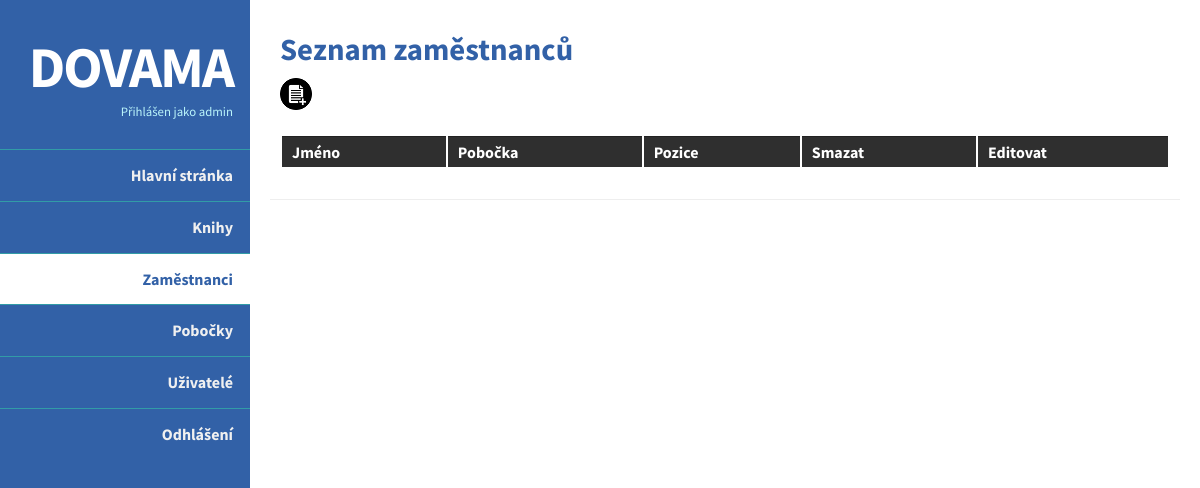
The app's page /admin.php?s=zamestnanci (signed in), older data.
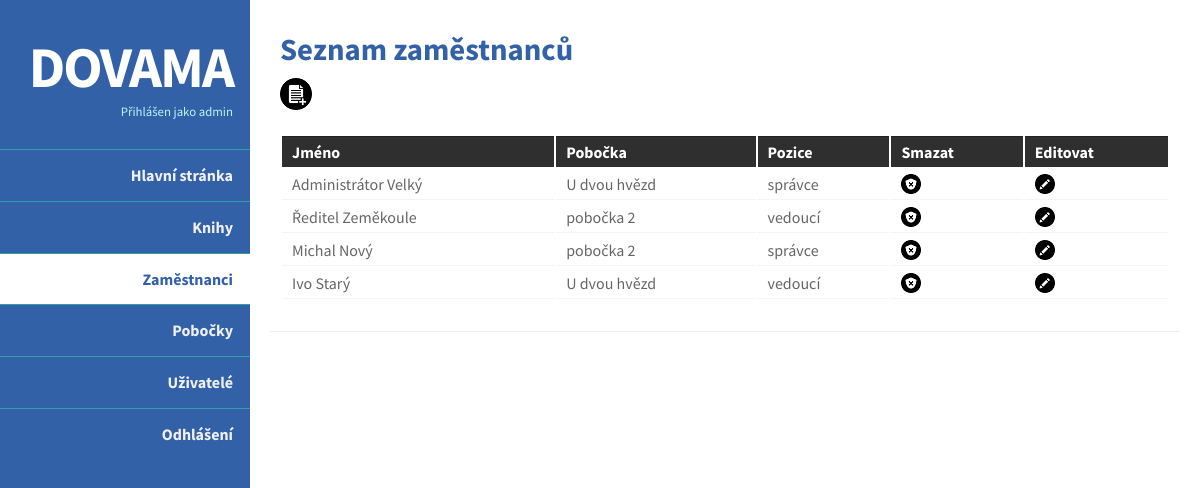
The same page, newer data.
### tables this page shows
CREATE TABLE `pobocky` (
  `id` int(11) NOT NULL,
  `jmeno_pobocky` varchar(20) NOT NULL,
  `adresa` text NOT NULL,
  `vedouci` int(11) NOT NULL
);

CREATE TABLE `zamestnanci` (
  `id` int(11) NOT NULL,
  `jmeno` varchar(100) NOT NULL,
  `pobocka` int(11) NOT NULL,
  `pozice` varchar(100) NOT NULL
);

### zamestnanci.php (the view, shortened to what this page needs)
                                                                             <article>
<h3>Seznam zaměstnanců</h3>
<?php
if($_SESSION["role"]=='3' || $_SESSION["role"]=='4'){
echo '<a href="admin.php?s=addZamestnanec"><img src="./img/pridat.png"></a>';
echo '<br><br>';
}
?>
				<table>
					<tr>
          <?php
          if($_SESSION["role"]=='1' || $_SESSION["role"]=='2'){
          }
          else{
          echo '<th>Jméno</th>';
          echo '<th>Pobočka</th>';
          echo '<th>Pozice</th>';
          echo '<th>Smazat</th>';
          echo '<th>Editovat</th>';
          }
          ?>
					</tr>
                <?php
        if($_SESSION["role"]=='1' || $_SESSION["role"]=='2'){
        echo 'Nemáte opravnění prohlížet tuto sekci.';
      }
      else
      {
              $vysledek = mysql_query("SELECT *, (pobocky.jmeno_pobocky) AS jmenoPobocky, (zamestnanci.id) AS id_zamestnance FROM pobocky, zamestnanci WHERE zamestnanci.pobocka = pobocky.id") or die(mysql_error());
      while ($zaznam = mysql_fetch_Array($vysledek)):
			echo '<tr>';
      echo '<td>'.$zaznam["jmeno"].'</td>';
      echo '<td>'.$zaznam["jmenoPobocky"].'</td>';
      echo '<td>'.$zaznam["pozice"].'</td>';
      echo '<td><a href="admin.php?s=zamestnanci&a=smaz&id='.$zaznam["id_zamestnance"].'"><img src="./img/smazat.png"></td></a>';
      echo '<td><a href="admin.php?s=editZamestnanec&id='.$zaznam["id_zamestnance"].'"><img src="./img/editovat.png"></td>';
      echo "</tr>";
			endwhile;
      }
      ?>
				</table>
</article>

Row changes from the older to the newer data that the page shows:
added pobocky: zamestnanci.jmeno "Administrátor Velký", jmeno_pobocky "U dvou hvězd", zamestnanci.pozice "správce", zamestnanci.jmeno "Ivo Starý", zamestnanci.pozice "vedoucí"
added pobocky: zamestnanci.jmeno "Ředitel Zeměkoule", jmeno_pobocky "pobočka 2", zamestnanci.pozice "vedoucí", zamestnanci.jmeno "Michal Nový", zamestnanci.pozice "správce"
